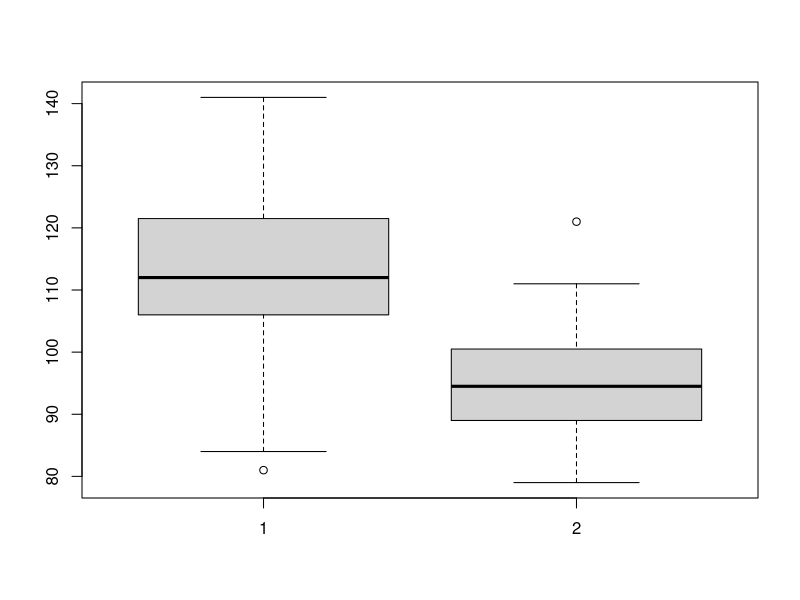

Source code (R):
## ---- chunk 1
knitr::opts_chunk$set(echo = TRUE)
library(dplyr)
library(tidyr)
## ---- chunk 2
##Built the function my.t.test 
my.t.test<-function(data1,data2){
  
  x1<-mean(data1)
  x2<-mean(data2)
  S1<-sd(data1)
  S2<-sd(data2)
  N1<-length(data1)
  N2<-length(data2)
  
  t=(x1-x2)/sqrt((S1/N1)+(S2/N2))#formula of t test
  df=N1-1+N2-1#formula of df
  pt=pt(t,df)#extract of p-value
  
  if (pt>0.05){
    paste('not significantly different')}
  else {paste('significantly different')}
}

#test my.t.test function on rairuoho dataset

setwd("C:/Users/ASUS/Desktop/NTU_Courses/R courses/Week8")
rairuoho<-read.table('rairuoho.txt', header=T, sep='\t', dec='.') 

#Reorganize the dataset
rairuoho$treatment<-ifelse(rairuoho$treatment=='nutrient','enriched','water')
rairuoho$total.length<-rairuoho$day8-rairuoho$day3#calculate of the total length by day8-day3
rairuoho <- dplyr::select(rairuoho,c(9,14))#select only interesting column
head(rairuoho)

#creation of two different dataset
enriched<-rairuoho[rairuoho$treatment=='enriched',2]
water<-rairuoho[rairuoho$treatment=='water',2]
head(water)
head(enriched)

#check the distribution of data
boxplot(enriched,water)

#t test on the two datasets
my.t.test(enriched,water)
